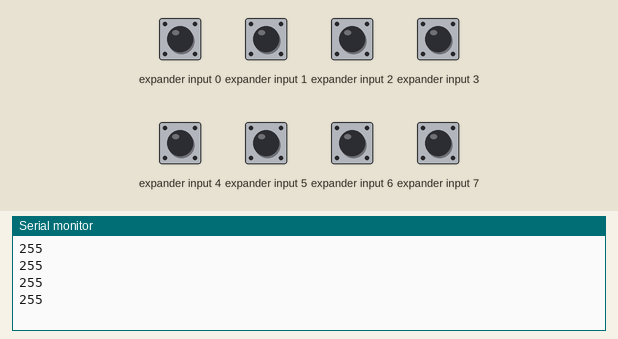
A sketch run on a simulated Arduino Uno, built with avr-gcc and run on an emulated ATmega328P. Parts: the last lines printed to the serial monitor. Wiring (inferred from the names in the program): PCF8574 port expander at I2C address 0x20. Inputs (shaded band) come from the test bench; at power-on: expander input 0–7 HIGH.

Above: at 1.8 s.
1.9 s: expander input 0 pulled LOW for 0.6 s
At 2.4 s:
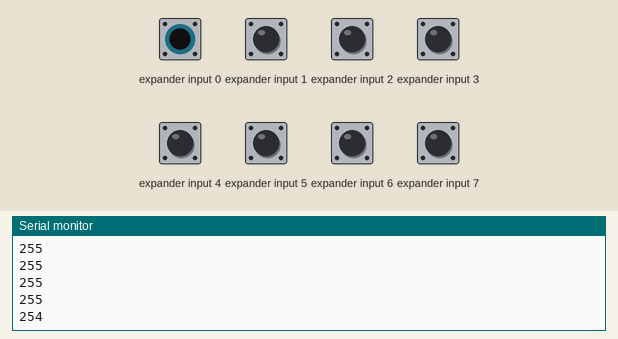
4.0 s: expander input 1 pulled LOW for 0.6 s
At 4.4 s:
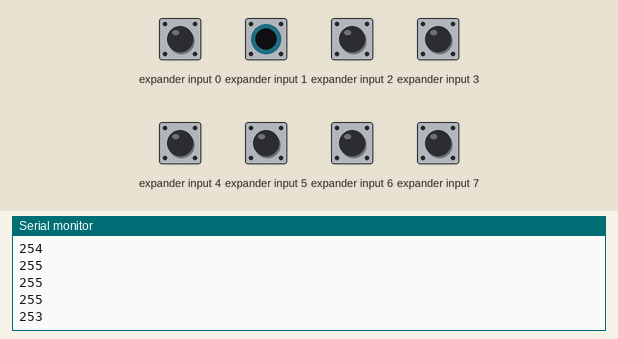
6.1 s: expander input 2 pulled LOW for 0.6 s
At 6.8 s:
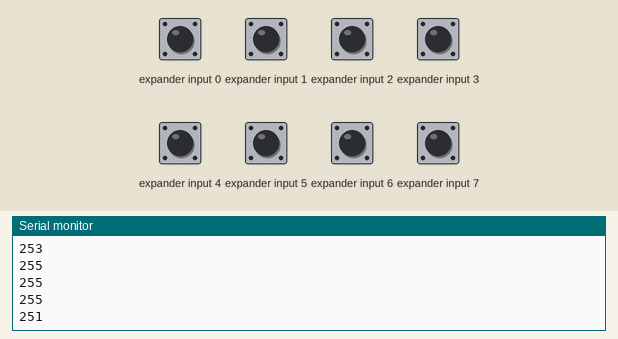
8.2 s: expander input 3 pulled LOW for 0.6 s
At 8.9 s:
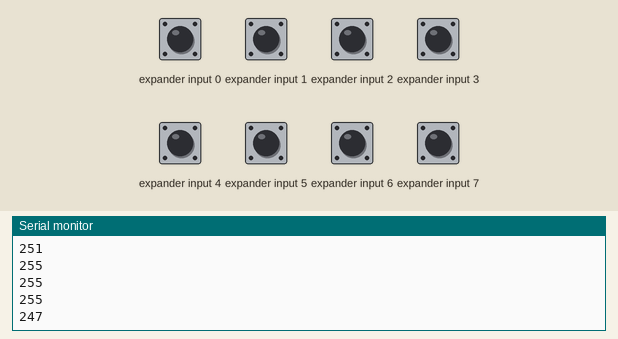
10.3 s: expander input 4 pulled LOW for 0.6 s
At 10.9 s:
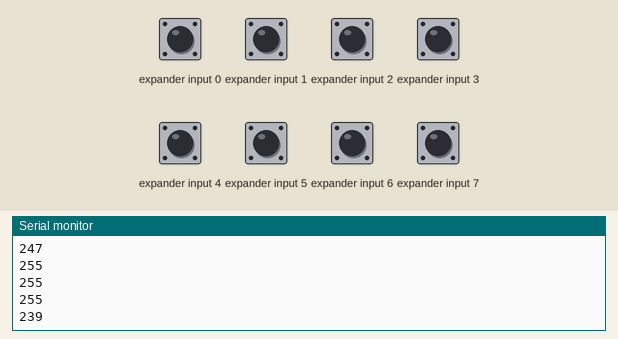
12.4 s: expander input 5 pulled LOW for 0.6 s
At 12.9 s:
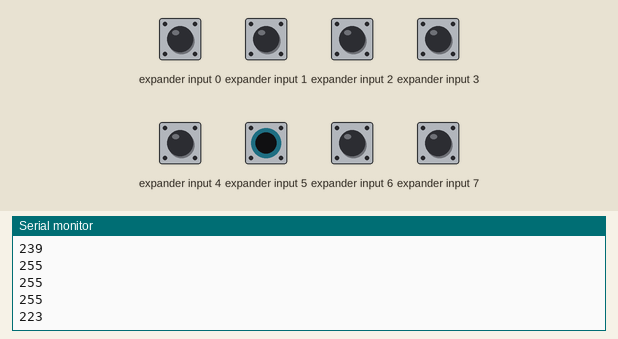
Timing chart, 0 to 15.4 s (numbered marks = the images above; inputs shaded):
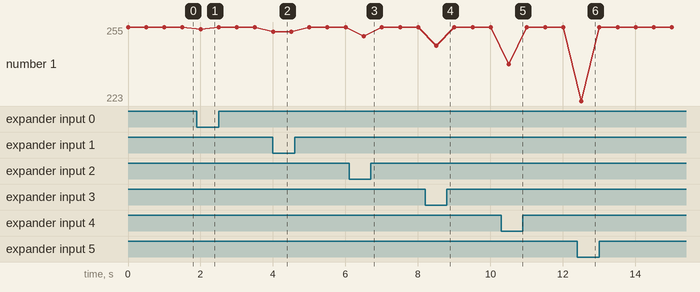

The sketch:

IO2I2C.ino
```cpp
#include<Wire.h>

#define PCF8574_ADDR 0x20 // TODO maybe change it
uint8_t in_data;

void setup() {
    Wire.begin();
    Serial.begin(9600);
}

void loop() {
    if (Wire.requestFrom(0x20, (uint8_t)1) != 1) { // length 1 means 1 Byte, 1Byte will organize(H2L) P7_P0 in serial, port in air or write port will read as high
      in_data = 0;
    } else {
      in_data = Wire.read();
    }
    Serial.println(in_data);
    delay(500);
}
```

Measured:
- after the input at 1.9 s, the serial monitor: prints a new line after 0.10 s (image 1)
- after the input at 4.0 s, the serial monitor: prints a new line at once (image 2)
- after the input at 6.1 s, the serial monitor: prints a new line after 0.41 s (image 3)
- after the input at 8.2 s, the serial monitor: prints a new line after 0.31 s (image 4)
- after the input at 10.3 s, the serial monitor: prints a new line after 0.21 s (image 5)
- after the input at 12.4 s, the serial monitor: prints a new line after 0.11 s (image 6)
